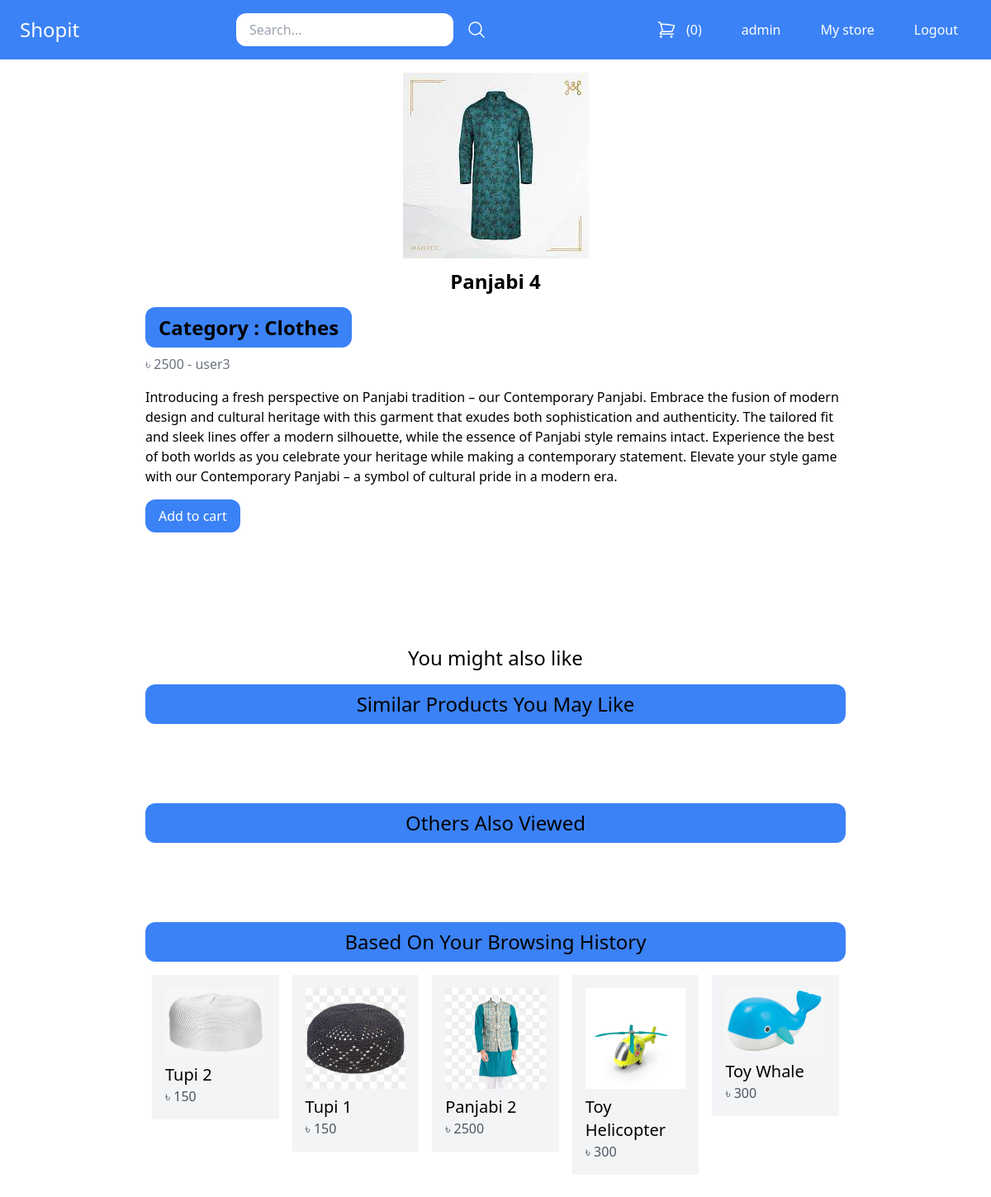
The app's page /product/cloth/panjabi-4/ (signed in) with its own data.
### core/models.py (models this page shows, shortened)
class Product(models.Model):
	DRAFT = 'draft'
	WAITING_APPROVAL = 'waitingapproval'
	ACTIVE = 'active'
	DELETED = 'deleted'
	STATUS_CHOICES = {
		(DRAFT, 'Draft'),
		(WAITING_APPROVAL, 'Waiting approval'),
		(ACTIVE, 'Active'),
		(DELETED, 'Deleted'),
	}
	user = models.ForeignKey(User, related_name='products', on_delete=models.CASCADE)
	category = models.ForeignKey(Category, related_name='products', on_delete=models.CASCADE)
	title = models.CharField(max_length=50)
	slug = models.SlugField(max_length=50)
	description = models.TextField(blank=True)
	tags = models.TextField(default='')
	price = models.PositiveIntegerField()
	image = models.ImageField(upload_to='uploads/product_images', blank=True, null=True)
	thumbnail = models.ImageField(upload_to='uploads/product_images/thumbnail', blank=True, null=True)
	created_at = models.DateTimeField(auto_now_add=True)
	updated_at = models.DateTimeField(auto_now=True)
	status = models.CharField(max_length=50, choices=STATUS_CHOICES, default=ACTIVE)
	average_rating = models.DecimalField(max_digits=3, decimal_places=1, default=0)
	view_count = models.PositiveIntegerField(default=0)
	class Meta:
		ordering = ('-created_at',)
	def get_thumbnail(self):
		if self.thumbnail:
			return self.thumbnail.url

class Category(models.Model):
	title = models.CharField(max_length=50)
	slug = models.SlugField(max_length=50)
	class Meta:
		verbose_name_plural = 'Categories'

### core/views.py (the view)
# urls.py: path('product/<slug:category_slug>/<slug:slug>/', views.product_detail, name='product_detail'),
def product_detail(request, category_slug, slug):
    product = get_object_or_404(Product, slug=slug, status=Product.ACTIVE)
    product.view_count += 1
    product.save()
    UserItemInteraction.objects.create(user=request.user, product=product)
    recommended_products = item_based_collaborative_filtering(product)
    recommended_products2 = user_based_collaborative_filtering(request.user)
    recommended_products3 = content_based_recommendation(request.user, product)
    user_bought_products = UserPurchase.objects.filter(user=request.user, product=product).exists()
    comment_form = CommentForm(request.POST or None)
    rating_form = RatingForm(request.POST or None)
    if request.method == 'POST' and comment_form.is_valid() and user_bought_products:
        comment_text = comment_form.cleaned_data['text']
        Comment.objects.create(user=request.user, product=product, text=comment_text)
    if request.method == 'POST' and rating_form.is_valid() and user_bought_products:
        rating = rating_form.cleaned_data['rating']
        UserRating.objects.update_or_create(user=request.user, product=product, defaults={'rating': rating})
    comments = Comment.objects.filter(product=product)
    ratings = UserRating.objects.filter(product=product)
    average_rating = ratings.aggregate(Avg('rating'))['rating__avg'] or 0
    no_full_stars = int(average_rating)
    full_stars = [1 for x in range(no_full_stars)]
    half_star = average_rating - no_full_stars
    no_empty_stars = 10 - no_full_stars - (half_star > 0)
    empty_stars = [1 for x in range(no_empty_stars)]
    return render(request, 'product_detail.html', {
        'product': product,
        'recommended_products': recommended_products,
        'recommended_products2': recommended_products2,
        'recommended_products3': recommended_products3,
        'user_bought_products': user_bought_products,
        'comment_form': comment_form,
        'comments' : comments,
        'rating_form': rating_form,
        'ratings': ratings,
        'average_rating': average_rating,
        'full_stars': full_stars, 'half_star': half_star, 'empty_stars': empty_stars,
    })

### core/forms.py
class CommentForm(forms.ModelForm):
    class Meta:
        model = Comment
        fields = ['text']
        widgets = {
            'text': forms.Textarea(attrs={
                'placeholder': 'Share your thoughts...',
                'class': 'w-full px-4 py-2 text-gray-700 bg-white border rounded-lg focus:outline-none focus:ring focus:border-blue-300',
                'rows': 3,
            }),
        }

class RatingForm(forms.Form):
    rating = forms.DecimalField(label='Rating', max_digits=3, decimal_places=1, min_value=0, max_value=10)

### core/views.py (called while the page is built)
def preprocess_text(text):
    tokens = word_tokenize(text)
    tokens = [token for token in tokens if token]
    tokens = ['NUM' if token.isdigit() else token for token in tokens]
    tokens = [token.strip() for token in tokens]
    tokens = list(set(tokens))
    return tokens

### core/templates/product_detail.html (shortened to what this page needs)
{% extends 'base.html' %}
{% block content %}
{% if product.image %}
<div class="flex justify-center mb-3">
  <img src="{{ product.image.url }}" alt="Image of {{ product.title }}">
</div>
{% endif %}
<h1 class="text-2xl text-center font-semibold">{{ product.title }}</h1>
<br>
<a href="{% url 'category_detail' product.category.slug %}" class="text-2xl mt-4 text-center px-4 py-2 bg-blue-500 hover:bg-blue-700 rounded-xl font-semibold">Category : {{ product.category.title }}</a>
<p class="text-s mt-4 text-gray-500">
  ৳ {{ product.price }}
  -
  <a href="{% url 'vendor_detail' product.user.id %}">{{ product.user.username }}</a>
</p>
{% if product.description %}
<p class="mt-4">
  {{ product.description }}
</p>
{% endif %}
<a href="{% url 'add_to_cart' product.id %}" class="inline-block mt-4 px-4 py-2 bg-blue-500 hover:bg-blue-700 text-white rounded-xl">Add to cart</a>
<br>
<br>
<br>
<br>
<br>
<br>
<h2 class="mt-4 text-2xl text-center"> You might also like </h2>
<h2 class="mt-4 text-2xl px-4 py-2 bg-blue-500 rounded-xl text-center">Similar Products You May Like </h2>
<br>
<br>
<br>
<h2 class="mt-4 text-2xl px-4 py-2 bg-blue-500 rounded-xl text-center">Others Also Viewed </h2>
<br>
<br>
<br>
<h2 class="mt-4 text-2xl px-4 py-2 bg-blue-500 rounded-xl text-center">Based On Your Browsing History </h2>
<div class="mt-2 flex flex-wrap">
  {% for product in recommended_products3 %}
  <div class="product w-1/5 p-2">
    <div class="p-4 bg-gray-100">
      <a href="{%  url 'product_detail' product.category.slug product.slug %}">
      <div class="image mb-2">
        <img src="{{ product.get_thumbnail }}" alt="Image of {{ product.title }}">
      </div>
      <h2 class="text-xl">{{ product.title }}</h2>
      <p class="text-s text-gray-600">৳ {{ product.price }} </p>
      </a>
    </div>
  </div>
  {% endfor %}
</div>
<br>
{% endblock %}

### core/templates/base.html (shortened to what this page needs)
<!doctype html>
<html>
<head>
  <script src="https://cdn.tailwindcss.com"></script>
</head>
<body>
	<nav class="max-w mx-auto py-4 px-6 flex items-center justify-between bg-blue-500">
		<div class="logo">
			<a href="/" class="text-2xl text-white">Shopit</a>
		</div>
		<div class="search">
			<form method="get" action="/search/" class="flex items-center space-x-4">
				<input type="search" class="py-2 px-4 rounded-xl" name='query' placeholder="Search...">
				<button>
					<svg xmlns="http://www.w3.org/2000/svg" fill="none" viewBox="0 0 24 24" stroke-width="1.5" stroke="currentColor" class="w-6 h-6 text-white">
  				<path stroke-linecap="round" stroke-linejoin="round" d="M21 21l-5.197-5.197m0 0A7.5 7.5 0 105.196 5.196a7.5 7.5 0 0010.607 10.607z" />
					</svg>
				</button>
			</form>
		</div>
		<div class="menu flex items-center space-x-4">
			<a href="{% url 'cart_view' %}" class="flex space-x-3 py-2 px-4 bg-blue-500 hover:bg-blue-700 rounded-xl text-white"> <span>({{ cart|length }})</span></a>
			{% if request.user.is_authenticated %}
				<a href="{% url 'myaccount' %}" class="py-2 px-4 bg-blue-500 hover:bg-blue-700 rounded-xl text-white">{{request.user.username}}</a>
				<a href="{% url 'mystore' %}" class="py-2 px-4 bg-blue-500 hover:bg-blue-700 rounded-xl text-white">My store</a>
				<a href="{% url 'logout' %}" class="py-2 px-4 bg-blue-500 hover:bg-blue-700 rounded-xl text-white">Logout</a>
			{% else %}
				<a href="{% url 'login' %}" class="py-2 px-4 bg-blue-500 hover:bg-blue-700 rounded-xl text-white">Login</a>
			{% endif %}
		</div>
	</nav>
	<div class="max-w-4xl mx-auto py-4 px-6">
		{% block content %}
		{% endblock %}
	</div>
</body>
</html>

### records on screen
Product: image (picture), title "Panjabi 4", category "Clothes", price "2500", user.username "user3", description "Introducing a fresh perspective on Panjabi tradition – our Contemporary Panjabi. Embrace the fusion of modern design and cultural heritage with this garment that exudes both sophistication and authenticity. The tailored fit and sleek lines offer a modern silhouette, while the essence of Panjabi style remains intact. Experience the best of both worlds as you celebrate your heritage while making a contemporary statement. Elevate your style game with our Contemporary Panjabi – a symbol of cultural pride in a modern era."
Product: get_thumbnail (picture), title "Tupi 2", price "150"
Product: get_thumbnail (picture), title "Tupi 1", price "150"
Product: get_thumbnail (picture), title "Panjabi 2", price "2500"
Product: get_thumbnail (picture), title "Toy Helicopter", price "300"
Product: get_thumbnail (picture), title "Toy Whale", price "300"

### other values on screen
{{ cart|length }} "0"
{{ request.user.username }} "admin"
